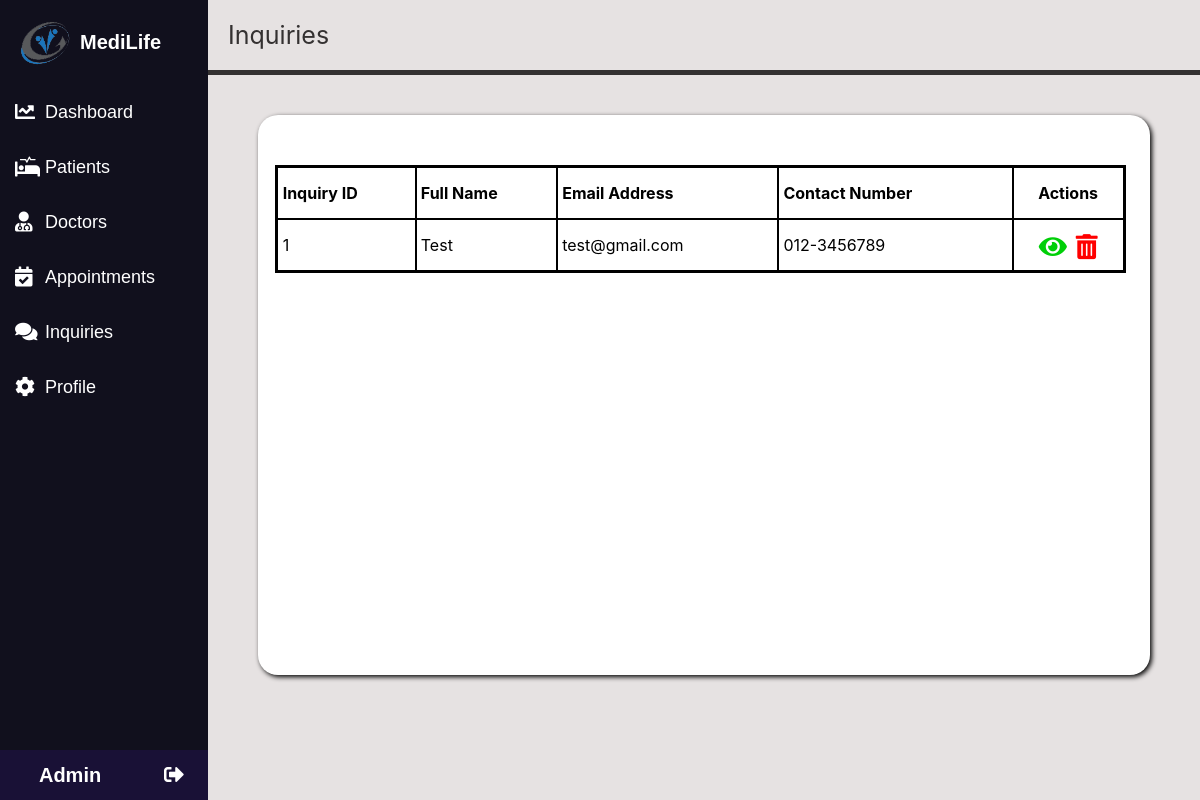
The app's page /admin/admin_inquiries.php (signed in) with its own data.
### tables this page shows
CREATE TABLE `inquiry` (
  `Inquiry_ID` int(10) NOT NULL,
  `Full_name` varchar(100) NOT NULL,
  `Email_address` varchar(100) NOT NULL,
  `Contact_number` varchar(11) NOT NULL,
  `Message` varchar(500) NOT NULL,
  `Admin_ID` int(10) NOT NULL
);

### admin/admin_inquiries.php (the view, shortened to what this page needs)
<?php
include_once "includes/header.php";
?>
<main id="main">
    <h1 class="title">Inquiries</h1>
    <br>
    <hr>
    <article id="inquiries">
        <div class="content-container">
            <div class="table-container">
                <table>
                    <tr>
                        <th class="padding-left">Inquiry ID</th>
                        <th class="padding-left">Full Name</th>
                        <th class="padding-left">Email Address</th>
                        <th class="padding-left">Contact Number</th>
                        <th style="text-align: center;">Actions</th>
                    </tr>
                    <?php
                    $sql = "SELECT * FROM inquiry ORDER BY Inquiry_ID ASC";
                    $result = $conn->query($sql);
                    $result_check = mysqli_num_rows($result);
                    $inquiry_array = array();
                    ?>
                    <?php if ($result_check > 0) : ?>
                    <?php while ($row = mysqli_fetch_assoc($result)) : ?>
                    <?php
                            $inquiry_ID = "I" . $row['Inquiry_ID'];
                            array_push($inquiry_array, $inquiry_ID);
                            ?>
                    <tr>
                        <td class="padding-left"><?php echo $row['Inquiry_ID']; ?></td>
                        <td class="padding-left"><?php echo $row['Full_name']; ?></td>
                        <td class="padding-left"><?php echo $row['Email_address']; ?></td>
                        <td class="padding-left"><?php echo $row['Contact_number']; ?></td>
                        <td style="text-align: center;">
                            <i data-modal-target="#view" title="View" class="fas fa-eye"
                                id="view-button-<?php echo $inquiry_ID; ?>"></i>
                            <a href="admin_inquiries.php"><i title="Delete" class="fas fa-trash-alt"
                                    id="delete-button-<?php echo $inquiry_ID; ?>"></i>
                            </a>
                        </td>
                    </tr>
                    <?php endwhile; ?>
                    <?php endif; ?>
                </table>
            </div>
        </div>
    </article>
</main>
<?php
include_once "includes/footer.php";
?>

### admin/styles/admin.css (style rules this page uses)
body { font-family: -apple-system, BlinkMacSystemFont, "Segoe UI", Roboto, Oxygen, Ubuntu, Cantarell, "Open Sans", "Helvetica Neue", sans-serif; }
#main { position: absolute; min-height: 100%; width: calc(100% - 13em); left: 13em; background-color: #e6e2e2; }
#main .title { font-size: 25px; padding: 20px 0px 0px 20px; font-weight: normal; color: #343131; }
#main hr { height: 5px; width: 100%; background-color: #343131; }
.content-container { width: 90%; height: 520px; border-radius: 20px; background-color: white; margin: 40px auto 0; box-shadow: 2px 2px 5px; }
.table-container { overflow-y: auto; margin: 10px 2%; width: 95%; max-height: 365px; border: 1px solid black; }
table { width: 100%; text-align: left; border-spacing: 0; }
table, th, td { border: 1px solid black; }
table th { position: sticky; top: 0; z-index: 1; background-color: white; }
table th, table td { line-height: 50px; }
table td i { font-size: 25px; padding: 0 2%; vertical-align: middle; }
table .padding-left { padding-left: 0.5%; }
.fa-eye { color: #00cf08; }
.fa-trash-alt { color: red; }
#inquiries .content-container { padding-top: 40px; }

### records on screen
inquiry: Inquiry_ID "1", Full_name "Test", Email_address "test@gmail.com", Contact_number "012-3456789"
